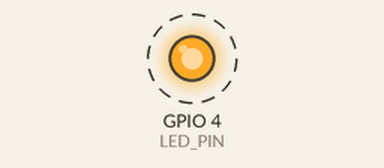
The sketch below on a simulated ESP32. Parts: output pins drawn as LEDs (lit = HIGH). Dashed ring = blinking. What the sketch prints to the serial monitor is not drawn.

Above: at 0.2 s.
Timing chart, 0 to 3.0 s (numbered marks = the images above):
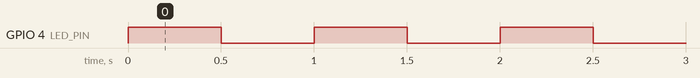

The sketch:

blink.ino
```cpp
// 5장: 아두이노 IDE로 ESP32 Blink
// ESP32-DevKitC에는 사용자 LED가 없으므로 GPIO4에 LED와 330 Ω 저항을 직렬로 달아 GND에 연결한다.
const int LED_PIN = 4;

void setup() {
    pinMode(LED_PIN, OUTPUT);
    Serial.begin(115200);
    Serial.println("ESP32 blink start");
}

void loop() {
    digitalWrite(LED_PIN, HIGH);
    delay(500);
    digitalWrite(LED_PIN, LOW);
    delay(500);
}
```

Measured:
- by itself, GPIO 4 (LED_PIN): alternates HIGH for 0.50 s and LOW for 0.50 s
